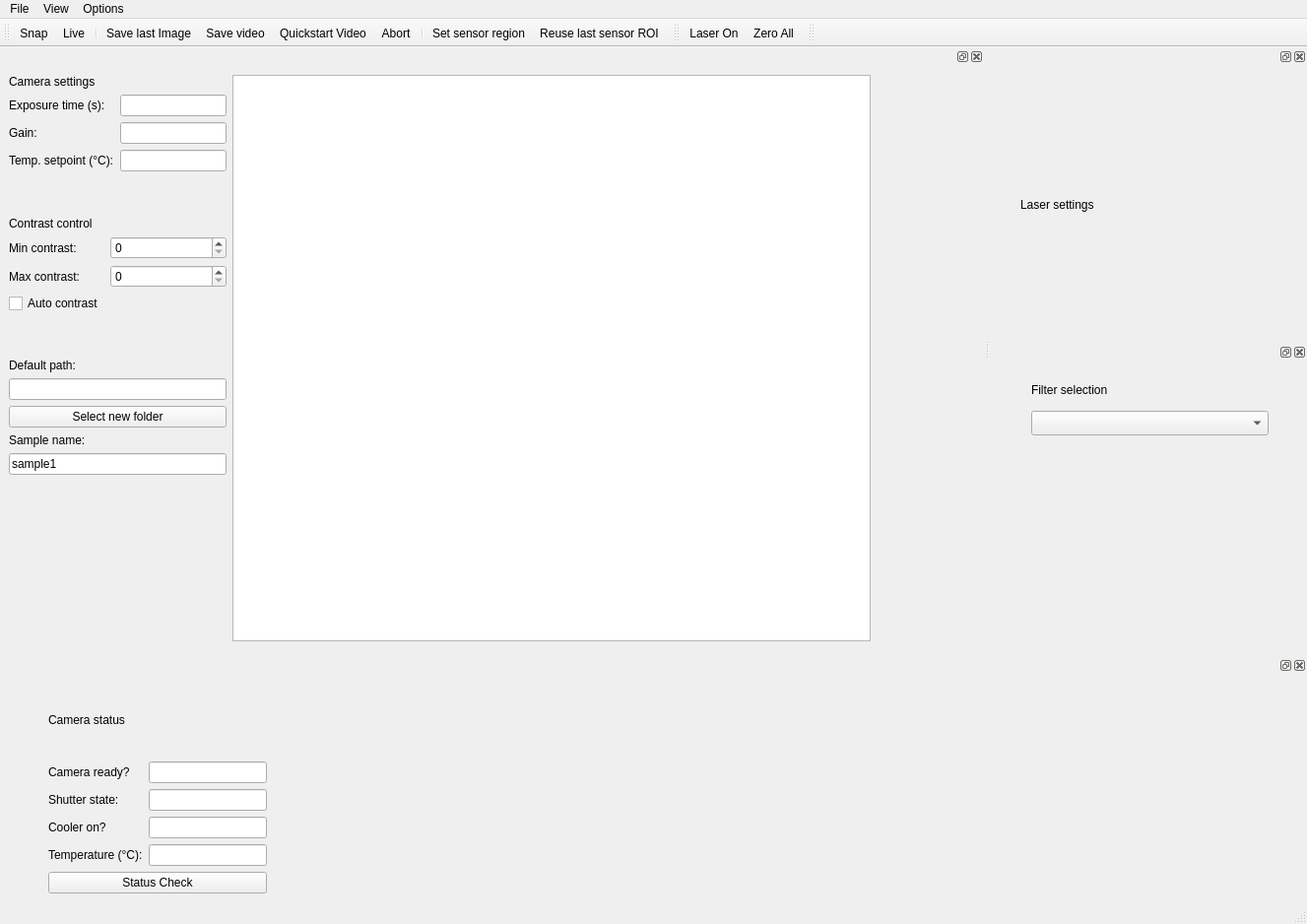
<?xml version="1.0" encoding="UTF-8"?>
<ui version="4.0">
 <class>MainWindow</class>
 <widget class="QMainWindow" name="MainWindow">
  <property name="geometry">
   <rect>
    <x>0</x>
    <y>0</y>
    <width>1327</width>
    <height>938</height>
   </rect>
  </property>
  <property name="windowTitle">
   <string>Basic </string>
  </property>
  <widget class="QWidget" name="centralwidget">
   <property name="enabled">
    <bool>true</bool>
   </property>
  </widget>
  <widget class="QMenuBar" name="menubar">
   <property name="geometry">
    <rect>
     <x>0</x>
     <y>0</y>
     <width>1327</width>
     <height>22</height>
    </rect>
   </property>
   <widget class="QMenu" name="menuFile">
    <property name="title">
     <string>File</string>
    </property>
    <addaction name="close_MenuAction"/>
   </widget>
   <widget class="QMenu" name="menuView">
    <property name="title">
     <string>View</string>
    </property>
    <addaction name="camera_dockwidget_view_Action"/>
    <addaction name="camera_status_dockwidget_view_Action"/>
    <addaction name="laser_dockwidget_view_Action"/>
    <addaction name="filter_dockwidget_view_Action"/>
   </widget>
   <widget class="QMenu" name="menuOptions">
    <property name="title">
     <string>Options</string>
    </property>
    <addaction name="camera_settings_Action"/>
    <addaction name="rotate_image_cw_MenuAction"/>
    <addaction name="rotate_image_ccw_MenuAction"/>
    <addaction name="rot180_image_MenuAction"/>
   </widget>
   <addaction name="menuFile"/>
   <addaction name="menuView"/>
   <addaction name="menuOptions"/>
  </widget>
  <widget class="QStatusBar" name="statusbar"/>
  <widget class="QToolBar" name="toolBar">
   <property name="windowTitle">
    <string>toolBar</string>
   </property>
   <attribute name="toolBarArea">
    <enum>TopToolBarArea</enum>
   </attribute>
   <attribute name="toolBarBreak">
    <bool>false</bool>
   </attribute>
   <addaction name="take_image_Action"/>
   <addaction name="start_video_Action"/>
   <addaction name="separator"/>
   <addaction name="save_last_image_Action"/>
   <addaction name="save_video_Action"/>
   <addaction name="video_quickstart_Action"/>
   <addaction name="abort_video_Action"/>
   <addaction name="separator"/>
   <addaction name="set_sensor_Action"/>
   <addaction name="use_last_sensor_ROI_Action"/>
  </widget>
  <widget class="QToolBar" name="toolBar_2">
   <property name="windowTitle">
    <string>toolBar_2</string>
   </property>
   <attribute name="toolBarArea">
    <enum>TopToolBarArea</enum>
   </attribute>
   <attribute name="toolBarBreak">
    <bool>false</bool>
   </attribute>
   <addaction name="laser_on_Action"/>
   <addaction name="laser_zero_Action"/>
  </widget>
  <widget class="QToolBar" name="toolBar_3">
   <property name="windowTitle">
    <string>toolBar_3</string>
   </property>
   <attribute name="toolBarArea">
    <enum>TopToolBarArea</enum>
   </attribute>
   <attribute name="toolBarBreak">
    <bool>false</bool>
   </attribute>
  </widget>
  <widget class="QDockWidget" name="camera_DockWidget">
   <property name="sizePolicy">
    <sizepolicy hsizetype="MinimumExpanding" vsizetype="MinimumExpanding">
     <horstretch>0</horstretch>
     <verstretch>0</verstretch>
    </sizepolicy>
   </property>
   <property name="minimumSize">
    <size>
     <width>999</width>
     <height>512</height>
    </size>
   </property>
   <attribute name="dockWidgetArea">
    <number>1</number>
   </attribute>
   <widget class="QWidget" name="dockWidgetContents_6">
    <layout class="QHBoxLayout" name="horizontalLayout_2">
     <item>
      <layout class="QVBoxLayout" name="verticalLayout_5">
       <item>
        <widget class="QLabel" name="label_12">
         <property name="text">
          <string>Camera settings</string>
         </property>
        </widget>
       </item>
       <item>
        <layout class="QFormLayout" name="formLayout_2">
         <item row="0" column="0">
          <widget class="QLabel" name="exposure_Label">
           <property name="text">
            <string>Exposure time (s): </string>
           </property>
          </widget>
         </item>
         <item row="0" column="1">
          <widget class="QLineEdit" name="exposure_LineEdit">
           <property name="sizePolicy">
            <sizepolicy hsizetype="Preferred" vsizetype="Fixed">
             <horstretch>0</horstretch>
             <verstretch>0</verstretch>
            </sizepolicy>
           </property>
           <property name="minimumSize">
            <size>
             <width>100</width>
             <height>0</height>
            </size>
           </property>
           <property name="toolTip">
            <string>Options -&gt; Camera settings to modify this value</string>
           </property>
           <property name="readOnly">
            <bool>true</bool>
           </property>
          </widget>
         </item>
         <item row="1" column="0">
          <widget class="QLabel" name="gain_label">
           <property name="text">
            <string>Gain:</string>
           </property>
          </widget>
         </item>
         <item row="1" column="1">
          <widget class="QLineEdit" name="gain_LineEdit">
           <property name="sizePolicy">
            <sizepolicy hsizetype="Preferred" vsizetype="Fixed">
             <horstretch>0</horstretch>
             <verstretch>0</verstretch>
            </sizepolicy>
           </property>
           <property name="toolTip">
            <string>Options -&gt; Camera settings to modify this value</string>
           </property>
           <property name="readOnly">
            <bool>true</bool>
           </property>
          </widget>
         </item>
         <item row="2" column="0">
          <widget class="QLabel" name="temp_setpoint_Label">
           <property name="text">
            <string>Temp. setpoint (°C):</string>
           </property>
          </widget>
         </item>
         <item row="2" column="1">
          <widget class="QLineEdit" name="temp_setpoint_LineEdit">
           <property name="sizePolicy">
            <sizepolicy hsizetype="Preferred" vsizetype="Fixed">
             <horstretch>0</horstretch>
             <verstretch>0</verstretch>
            </sizepolicy>
           </property>
           <property name="toolTip">
            <string>Options -&gt; Camera settings to modify this value</string>
           </property>
           <property name="readOnly">
            <bool>true</bool>
           </property>
          </widget>
         </item>
        </layout>
       </item>
       <item>
        <spacer name="verticalSpacer_2">
         <property name="orientation">
          <enum>Qt::Vertical</enum>
         </property>
         <property name="sizeType">
          <enum>QSizePolicy::Fixed</enum>
         </property>
         <property name="sizeHint" stdset="0">
          <size>
           <width>20</width>
           <height>40</height>
          </size>
         </property>
        </spacer>
       </item>
       <item>
        <widget class="QLabel" name="label_contrast">
         <property name="text">
          <string>Contrast control</string>
         </property>
        </widget>
       </item>
       <item>
        <layout class="QFormLayout" name="formLayout_6">
         <item row="0" column="0">
          <widget class="QLabel" name="min_contrast_Label">
           <property name="text">
            <string>Min contrast:</string>
           </property>
          </widget>
         </item>
         <item row="0" column="1">
          <widget class="QSpinBox" name="Min_contrast_spinBox">
           <property name="maximum">
            <number>65000</number>
           </property>
          </widget>
         </item>
         <item row="1" column="0">
          <widget class="QLabel" name="gain_label_3">
           <property name="text">
            <string>Max contrast:</string>
           </property>
          </widget>
         </item>
         <item row="1" column="1">
          <widget class="QSpinBox" name="Max_contrast_spinbox">
           <property name="maximum">
            <number>65000</number>
           </property>
          </widget>
         </item>
         <item row="2" column="0">
          <widget class="QCheckBox" name="autocontrast_checkBox">
           <property name="text">
            <string>Auto contrast</string>
           </property>
          </widget>
         </item>
        </layout>
       </item>
       <item>
        <spacer name="verticalSpacer_3">
         <property name="orientation">
          <enum>Qt::Vertical</enum>
         </property>
         <property name="sizeType">
          <enum>QSizePolicy::Fixed</enum>
         </property>
         <property name="sizeHint" stdset="0">
          <size>
           <width>20</width>
           <height>40</height>
          </size>
         </property>
        </spacer>
       </item>
       <item>
        <widget class="QLabel" name="label_16">
         <property name="text">
          <string>Default path:</string>
         </property>
        </widget>
       </item>
       <item>
        <widget class="QLineEdit" name="save_path_LineEdit">
         <property name="sizePolicy">
          <sizepolicy hsizetype="Preferred" vsizetype="Fixed">
           <horstretch>0</horstretch>
           <verstretch>0</verstretch>
          </sizepolicy>
         </property>
        </widget>
       </item>
       <item>
        <widget class="QPushButton" name="select_folder_pushButton">
         <property name="focusPolicy">
          <enum>Qt::NoFocus</enum>
         </property>
         <property name="text">
          <string>Select new folder</string>
         </property>
        </widget>
       </item>
       <item>
        <widget class="QLabel" name="label_17">
         <property name="text">
          <string>Sample name:</string>
         </property>
        </widget>
       </item>
       <item>
        <widget class="QLineEdit" name="samplename_LineEdit">
         <property name="sizePolicy">
          <sizepolicy hsizetype="Preferred" vsizetype="Fixed">
           <horstretch>0</horstretch>
           <verstretch>0</verstretch>
          </sizepolicy>
         </property>
         <property name="text">
          <string>sample1</string>
         </property>
        </widget>
       </item>
       <item>
        <spacer name="verticalSpacer">
         <property name="orientation">
          <enum>Qt::Vertical</enum>
         </property>
         <property name="sizeHint" stdset="0">
          <size>
           <width>20</width>
           <height>200</height>
          </size>
         </property>
        </spacer>
       </item>
      </layout>
     </item>
     <item>
      <widget class="ScanPlotWidget" name="camera_ScanPlotWidget">
       <property name="minimumSize">
        <size>
         <width>500</width>
         <height>0</height>
        </size>
       </property>
      </widget>
     </item>
     <item>
      <widget class="HistogramLUTWidget" name="histogram_Widget" native="true">
       <property name="minimumSize">
        <size>
         <width>100</width>
         <height>0</height>
        </size>
       </property>
      </widget>
     </item>
    </layout>
   </widget>
  </widget>
  <widget class="QDockWidget" name="laser_control_DockWidget">
   <property name="sizePolicy">
    <sizepolicy hsizetype="Minimum" vsizetype="Minimum">
     <horstretch>0</horstretch>
     <verstretch>0</verstretch>
    </sizepolicy>
   </property>
   <property name="minimumSize">
    <size>
     <width>300</width>
     <height>300</height>
    </size>
   </property>
   <property name="maximumSize">
    <size>
     <width>300</width>
     <height>300</height>
    </size>
   </property>
   <property name="allowedAreas">
    <set>Qt::RightDockWidgetArea</set>
   </property>
   <attribute name="dockWidgetArea">
    <number>2</number>
   </attribute>
   <widget class="QWidget" name="dockWidgetContents_7">
    <property name="sizePolicy">
     <sizepolicy hsizetype="Preferred" vsizetype="Expanding">
      <horstretch>0</horstretch>
      <verstretch>0</verstretch>
     </sizepolicy>
    </property>
    <layout class="QHBoxLayout" name="horizontalLayout_3">
     <item>
      <layout class="QVBoxLayout" name="verticalLayout_6">
       <item>
        <widget class="QLabel" name="lasersettings_Label_2">
         <property name="text">
          <string>Laser settings</string>
         </property>
        </widget>
       </item>
       <item>
        <layout class="QFormLayout" name="formLayout_3"/>
       </item>
      </layout>
     </item>
    </layout>
   </widget>
  </widget>
  <widget class="QDockWidget" name="filterwheel_DockWidget">
   <property name="sizePolicy">
    <sizepolicy hsizetype="Minimum" vsizetype="Minimum">
     <horstretch>0</horstretch>
     <verstretch>0</verstretch>
    </sizepolicy>
   </property>
   <property name="minimumSize">
    <size>
     <width>300</width>
     <height>300</height>
    </size>
   </property>
   <property name="maximumSize">
    <size>
     <width>300</width>
     <height>300</height>
    </size>
   </property>
   <attribute name="dockWidgetArea">
    <number>2</number>
   </attribute>
   <widget class="QWidget" name="dockWidgetContents_8">
    <widget class="QLabel" name="label_13">
     <property name="geometry">
      <rect>
       <x>20</x>
       <y>20</y>
       <width>151</width>
       <height>17</height>
      </rect>
     </property>
     <property name="text">
      <string>Filter selection</string>
     </property>
    </widget>
    <widget class="QComboBox" name="filter_ComboBox">
     <property name="geometry">
      <rect>
       <x>20</x>
       <y>50</y>
       <width>241</width>
       <height>25</height>
      </rect>
     </property>
    </widget>
   </widget>
  </widget>
  <widget class="QDockWidget" name="camera_status_DockWidget">
   <property name="sizePolicy">
    <sizepolicy hsizetype="Preferred" vsizetype="Minimum">
     <horstretch>0</horstretch>
     <verstretch>0</verstretch>
    </sizepolicy>
   </property>
   <property name="minimumSize">
    <size>
     <width>522</width>
     <height>250</height>
    </size>
   </property>
   <property name="maximumSize">
    <size>
     <width>524287</width>
     <height>250</height>
    </size>
   </property>
   <attribute name="dockWidgetArea">
    <number>8</number>
   </attribute>
   <widget class="QWidget" name="dockWidgetContents_9">
    <layout class="QHBoxLayout" name="horizontalLayout">
     <item>
      <spacer name="horizontalSpacer_2">
       <property name="orientation">
        <enum>Qt::Horizontal</enum>
       </property>
       <property name="sizeType">
        <enum>QSizePolicy::Preferred</enum>
       </property>
       <property name="sizeHint" stdset="0">
        <size>
         <width>40</width>
         <height>20</height>
        </size>
       </property>
      </spacer>
     </item>
     <item>
      <layout class="QVBoxLayout" name="verticalLayout">
       <item>
        <widget class="QLabel" name="camera_status_Label">
         <property name="text">
          <string>Camera status</string>
         </property>
        </widget>
       </item>
       <item>
        <layout class="QFormLayout" name="formLayout_4">
         <item row="0" column="0">
          <widget class="QLabel" name="label_14">
           <property name="text">
            <string>Camera ready?</string>
           </property>
          </widget>
         </item>
         <item row="0" column="1">
          <widget class="QLineEdit" name="camera_status_LineEdit">
           <property name="sizePolicy">
            <sizepolicy hsizetype="Preferred" vsizetype="Fixed">
             <horstretch>0</horstretch>
             <verstretch>0</verstretch>
            </sizepolicy>
           </property>
           <property name="minimumSize">
            <size>
             <width>120</width>
             <height>0</height>
            </size>
           </property>
           <property name="readOnly">
            <bool>true</bool>
           </property>
          </widget>
         </item>
         <item row="1" column="0">
          <widget class="QLabel" name="shutter_Label">
           <property name="text">
            <string>Shutter state:</string>
           </property>
          </widget>
         </item>
         <item row="1" column="1">
          <widget class="QLineEdit" name="shutter_status_LineEdit">
           <property name="sizePolicy">
            <sizepolicy hsizetype="Preferred" vsizetype="Fixed">
             <horstretch>0</horstretch>
             <verstretch>0</verstretch>
            </sizepolicy>
           </property>
           <property name="minimumSize">
            <size>
             <width>100</width>
             <height>0</height>
            </size>
           </property>
           <property name="readOnly">
            <bool>true</bool>
           </property>
          </widget>
         </item>
         <item row="2" column="0">
          <widget class="QLabel" name="cooler_Label">
           <property name="text">
            <string>Cooler on?</string>
           </property>
          </widget>
         </item>
         <item row="2" column="1">
          <widget class="QLineEdit" name="cooler_status_LineEdit">
           <property name="sizePolicy">
            <sizepolicy hsizetype="Preferred" vsizetype="Fixed">
             <horstretch>0</horstretch>
             <verstretch>0</verstretch>
            </sizepolicy>
           </property>
           <property name="minimumSize">
            <size>
             <width>100</width>
             <height>0</height>
            </size>
           </property>
           <property name="readOnly">
            <bool>true</bool>
           </property>
          </widget>
         </item>
         <item row="3" column="0">
          <widget class="QLabel" name="temperature_Label">
           <property name="text">
            <string>Temperature (°C):</string>
           </property>
          </widget>
         </item>
         <item row="3" column="1">
          <widget class="QLineEdit" name="temperature_LineEdit">
           <property name="sizePolicy">
            <sizepolicy hsizetype="Preferred" vsizetype="Fixed">
             <horstretch>0</horstretch>
             <verstretch>0</verstretch>
            </sizepolicy>
           </property>
           <property name="readOnly">
            <bool>true</bool>
           </property>
          </widget>
         </item>
        </layout>
       </item>
       <item>
        <widget class="QPushButton" name="cam_status_pushButton">
         <property name="focusPolicy">
          <enum>Qt::NoFocus</enum>
         </property>
         <property name="text">
          <string>Status Check</string>
         </property>
        </widget>
       </item>
      </layout>
     </item>
     <item>
      <spacer name="horizontalSpacer">
       <property name="orientation">
        <enum>Qt::Horizontal</enum>
       </property>
       <property name="sizeHint" stdset="0">
        <size>
         <width>854</width>
         <height>20</height>
        </size>
       </property>
      </spacer>
     </item>
    </layout>
   </widget>
  </widget>
  <action name="close_MenuAction">
   <property name="text">
    <string>Close</string>
   </property>
  </action>
  <action name="start_video_Action">
   <property name="checkable">
    <bool>true</bool>
   </property>
   <property name="text">
    <string>Live</string>
   </property>
   <property name="toolTip">
    <string>Start live video</string>
   </property>
  </action>
  <action name="take_image_Action">
   <property name="checkable">
    <bool>true</bool>
   </property>
   <property name="text">
    <string>Snap</string>
   </property>
   <property name="toolTip">
    <string>Take an image</string>
   </property>
  </action>
  <action name="save_last_image_Action">
   <property name="checkable">
    <bool>false</bool>
   </property>
   <property name="text">
    <string>Save last Image</string>
   </property>
   <property name="toolTip">
    <string>Save last image</string>
   </property>
  </action>
  <action name="laser_on_Action">
   <property name="checkable">
    <bool>true</bool>
   </property>
   <property name="text">
    <string>Laser On</string>
   </property>
   <property name="toolTip">
    <string>Switch laser on</string>
   </property>
  </action>
  <action name="laser_zero_Action">
   <property name="text">
    <string>Zero All</string>
   </property>
   <property name="toolTip">
    <string>Reset laser settings</string>
   </property>
  </action>
  <action name="camera_settings_Action">
   <property name="text">
    <string>Camera settings</string>
   </property>
  </action>
  <action name="piezo_settings_Action">
   <property name="text">
    <string>Piezo settings</string>
   </property>
  </action>
  <action name="save_video_Action">
   <property name="checkable">
    <bool>true</bool>
   </property>
   <property name="text">
    <string>Save video</string>
   </property>
  </action>
  <action name="camera_dockwidget_view_Action">
   <property name="checkable">
    <bool>true</bool>
   </property>
   <property name="checked">
    <bool>true</bool>
   </property>
   <property name="text">
    <string>Camera dockwidget</string>
   </property>
  </action>
  <action name="camera_status_dockwidget_view_Action">
   <property name="checkable">
    <bool>true</bool>
   </property>
   <property name="checked">
    <bool>true</bool>
   </property>
   <property name="text">
    <string>Camera status dockwidget</string>
   </property>
  </action>
  <action name="laser_dockwidget_view_Action">
   <property name="checkable">
    <bool>true</bool>
   </property>
   <property name="checked">
    <bool>true</bool>
   </property>
   <property name="text">
    <string>Laser settings dockwidget</string>
   </property>
  </action>
  <action name="filter_dockwidget_view_Action">
   <property name="checkable">
    <bool>true</bool>
   </property>
   <property name="checked">
    <bool>true</bool>
   </property>
   <property name="text">
    <string>Filter selection dockwidget</string>
   </property>
  </action>
  <action name="set_sensor_Action">
   <property name="checkable">
    <bool>true</bool>
   </property>
   <property name="text">
    <string>Set sensor region</string>
   </property>
  </action>
  <action name="rotate_image_cw_MenuAction">
   <property name="checkable">
    <bool>true</bool>
   </property>
   <property name="text">
    <string>Rotate image 90deg cw</string>
   </property>
  </action>
  <action name="rotate_image_ccw_MenuAction">
   <property name="checkable">
    <bool>true</bool>
   </property>
   <property name="text">
    <string>Rotate image 90deg ccw</string>
   </property>
  </action>
  <action name="rot180_image_MenuAction">
   <property name="checkable">
    <bool>true</bool>
   </property>
   <property name="text">
    <string>Rotate image 180deg</string>
   </property>
  </action>
  <action name="video_quickstart_Action">
   <property name="text">
    <string>Quickstart Video</string>
   </property>
  </action>
  <action name="abort_video_Action">
   <property name="checkable">
    <bool>true</bool>
   </property>
   <property name="text">
    <string>Abort</string>
   </property>
   <property name="toolTip">
    <string>abort acquisition of a video</string>
   </property>
  </action>
  <action name="use_last_sensor_ROI_Action">
   <property name="text">
    <string>Reuse last sensor ROI</string>
   </property>
  </action>
 </widget>
 <customwidgets>
  <customwidget>
   <class>HistogramLUTWidget</class>
   <extends>QWidget</extends>
   <header>pyqtgraph.widgets.HistogramLUTWidget</header>
   <container>1</container>
  </customwidget>
  <customwidget>
   <class>ScanPlotWidget</class>
   <extends>QGraphicsView</extends>
   <header>qudi.qtwidgets.scan_plotwidget</header>
  </customwidget>
 </customwidgets>
 <resources/>
 <connections>
  <connection>
   <sender>camera_dockwidget_view_Action</sender>
   <signal>triggered(bool)</signal>
   <receiver>camera_DockWidget</receiver>
   <slot>setVisible(bool)</slot>
   <hints>
    <hint type="sourcelabel">
     <x>-1</x>
     <y>-1</y>
    </hint>
    <hint type="destinationlabel">
     <x>410</x>
     <y>356</y>
    </hint>
   </hints>
  </connection>
  <connection>
   <sender>camera_DockWidget</sender>
   <signal>visibilityChanged(bool)</signal>
   <receiver>camera_dockwidget_view_Action</receiver>
   <slot>setChecked(bool)</slot>
   <hints>
    <hint type="sourcelabel">
     <x>410</x>
     <y>356</y>
    </hint>
    <hint type="destinationlabel">
     <x>-1</x>
     <y>-1</y>
    </hint>
   </hints>
  </connection>
  <connection>
   <sender>camera_status_dockwidget_view_Action</sender>
   <signal>triggered(bool)</signal>
   <receiver>camera_status_DockWidget</receiver>
   <slot>setVisible(bool)</slot>
   <hints>
    <hint type="sourcelabel">
     <x>-1</x>
     <y>-1</y>
    </hint>
    <hint type="destinationlabel">
     <x>574</x>
     <y>750</y>
    </hint>
   </hints>
  </connection>
  <connection>
   <sender>camera_status_DockWidget</sender>
   <signal>visibilityChanged(bool)</signal>
   <receiver>camera_status_dockwidget_view_Action</receiver>
   <slot>setChecked(bool)</slot>
   <hints>
    <hint type="sourcelabel">
     <x>574</x>
     <y>750</y>
    </hint>
    <hint type="destinationlabel">
     <x>-1</x>
     <y>-1</y>
    </hint>
   </hints>
  </connection>
  <connection>
   <sender>laser_dockwidget_view_Action</sender>
   <signal>triggered(bool)</signal>
   <receiver>laser_control_DockWidget</receiver>
   <slot>setVisible(bool)</slot>
   <hints>
    <hint type="sourcelabel">
     <x>-1</x>
     <y>-1</y>
    </hint>
    <hint type="destinationlabel">
     <x>999</x>
     <y>204</y>
    </hint>
   </hints>
  </connection>
  <connection>
   <sender>laser_control_DockWidget</sender>
   <signal>visibilityChanged(bool)</signal>
   <receiver>laser_dockwidget_view_Action</receiver>
   <slot>setChecked(bool)</slot>
   <hints>
    <hint type="sourcelabel">
     <x>999</x>
     <y>204</y>
    </hint>
    <hint type="destinationlabel">
     <x>-1</x>
     <y>-1</y>
    </hint>
   </hints>
  </connection>
  <connection>
   <sender>filter_dockwidget_view_Action</sender>
   <signal>triggered(bool)</signal>
   <receiver>filterwheel_DockWidget</receiver>
   <slot>setVisible(bool)</slot>
   <hints>
    <hint type="sourcelabel">
     <x>-1</x>
     <y>-1</y>
    </hint>
    <hint type="destinationlabel">
     <x>999</x>
     <y>506</y>
    </hint>
   </hints>
  </connection>
  <connection>
   <sender>filterwheel_DockWidget</sender>
   <signal>visibilityChanged(bool)</signal>
   <receiver>filter_dockwidget_view_Action</receiver>
   <slot>setChecked(bool)</slot>
   <hints>
    <hint type="sourcelabel">
     <x>999</x>
     <y>506</y>
    </hint>
    <hint type="destinationlabel">
     <x>-1</x>
     <y>-1</y>
    </hint>
   </hints>
  </connection>
 </connections>
</ui>
